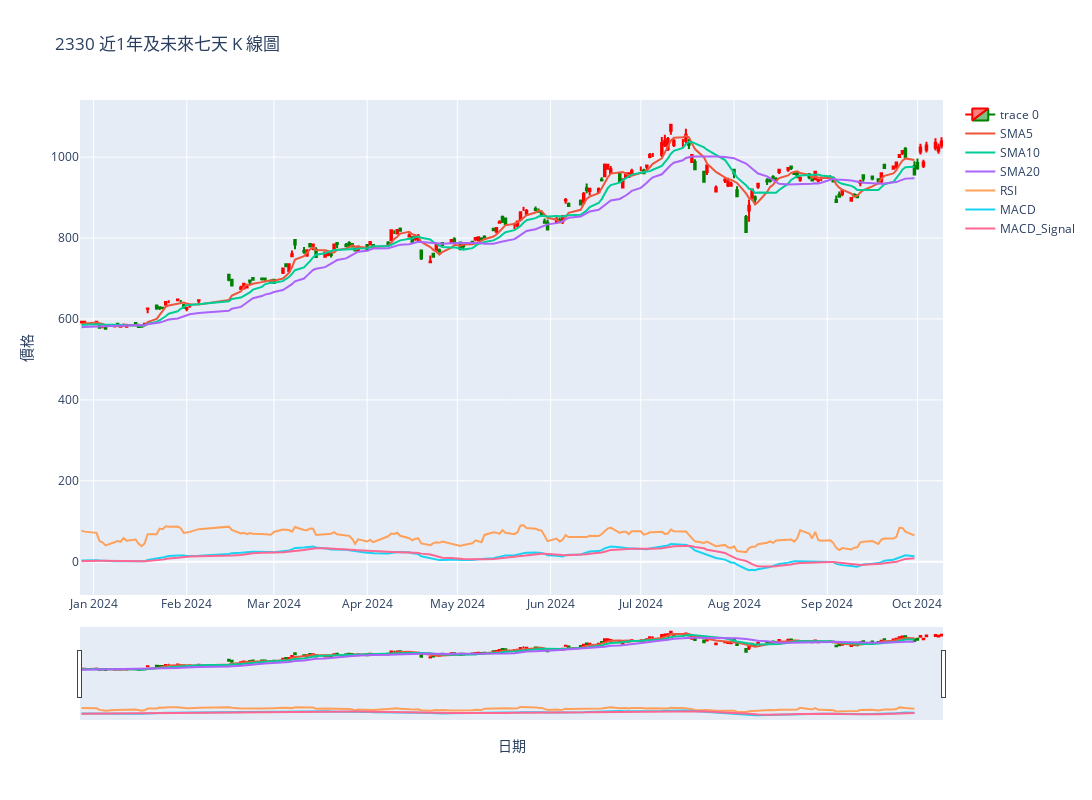

The cell this chart's notebook holds for it:
### Code cell
# 繪製 stock_data_2330_with_features.csv 接上 未來七天的預測 線圖

# 將日期與預測結果結合
future_df = pd.DataFrame(future_predictions, columns=target_columns)
future_df['日期'] = future_dates

# 將日期欄位移到最前面
future_df = future_df[['日期'] + target_columns]

# 合併歷史資料與未來預測資料
combined_data = pd.concat([current_data, future_df], ignore_index=True)

# 繪製 K 線圖
def plot_combined_candlestick(data, title):
    fig = go.Figure(data=[go.Candlestick(x=data['日期'],
                                        open=data['開盤價'],
                                        high=data['最高價'],
                                        low=data['最低價'],
                                        close=data['收盤價'],
                                        increasing_line_color='red',
                                        decreasing_line_color='green')])
    
    fig.add_trace(go.Scatter(x=data['日期'], y=data['SMA5'], mode='lines', name='SMA5'))
    fig.add_trace(go.Scatter(x=data['日期'], y=data['SMA10'], mode='lines', name='SMA10'))
    fig.add_trace(go.Scatter(x=data['日期'], y=data['SMA20'], mode='lines', name='SMA20'))
    fig.add_trace(go.Scatter(x=data['日期'], y=data['RSI'], mode='lines', name='RSI'))
    fig.add_trace(go.Scatter(x=data['日期'], y=data['MACD'], mode='lines', name='MACD'))
    fig.add_trace(go.Scatter(x=data['日期'], y=data['MACD_Signal'], mode='lines', name='MACD_Signal'))

    fig.update_layout(title=title, xaxis_title='日期', yaxis_title='價格', width=1200, height=800)
    fig.show()

# 繪製合併後的資料
plot_combined_candlestick(combined_data, f'{target_code} 近{n}年及未來七天 K 線圖')

### Figure 1 — Plotly figure (JSON) as saved in the notebook; plotly's stock layout.template omitted (floating-point values rounded to 4 significant figures; data arrays with more than 128 entries replaced by an {"elided": "..."} marker saying what was removed)
{"data": [{"close": {"elided": "189 float values"}, "decreasing": {"line": {"color": "green"}}, "high": {"elided": "189 float values"}, "increasing": {"line": {"color": "red"}}, "low": {"elided": "189 float values"}, "open": {"elided": "189 float values"}, "type": "candlestick", "x": {"elided": "189 str values"}}, {"mode": "lines", "name": "SMA5", "type": "scatter", "x": {"elided": "189 str values"}, "y": {"elided": "189 float values"}}, {"mode": "lines", "name": "SMA10", "type": "scatter", "x": {"elided": "189 str values"}, "y": {"elided": "189 float values"}}, {"mode": "lines", "name": "SMA20", "type": "scatter", "x": {"elided": "189 str values"}, "y": {"elided": "189 float values"}}, {"mode": "lines", "name": "RSI", "type": "scatter", "x": {"elided": "189 str values"}, "y": {"elided": "189 float values"}}, {"mode": "lines", "name": "MACD", "type": "scatter", "x": {"elided": "189 str values"}, "y": {"elided": "189 float values"}}, {"mode": "lines", "name": "MACD_Signal", "type": "scatter", "x": {"elided": "189 str values"}, "y": {"elided": "189 float values"}}], "layout": {"height": 800, "title": {"text": "2330 近1年及未來七天 K 線圖"}, "width": 1200, "xaxis": {"title": {"text": "日期"}}, "yaxis": {"title": {"text": "價格"}}}}
